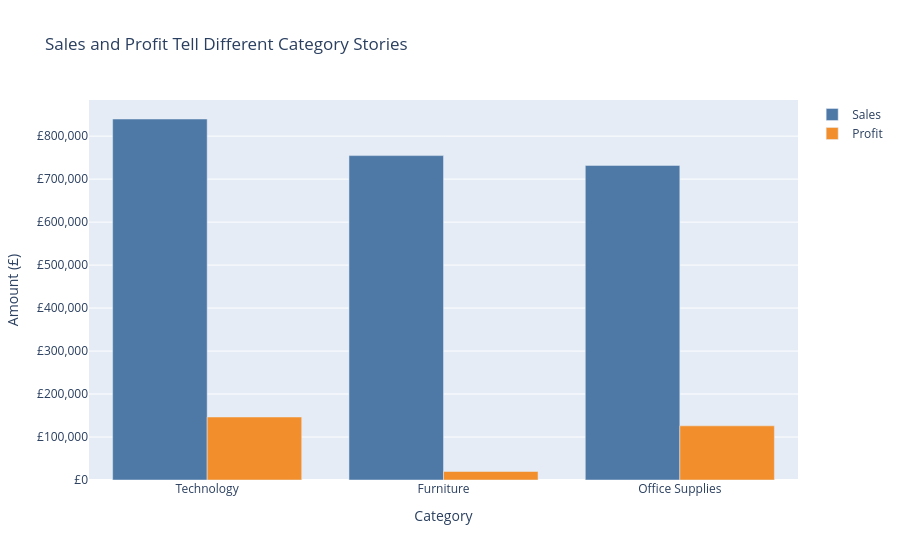

Notebook code cell kept with this figure:
### Code cell
fixed_figure = px.bar(
    category_totals,
    x="Category",
    y=["Sales", "Profit"],
    barmode="group",
    title="Sales and Profit Tell Different Category Stories",
    labels={"value": "Amount (£)", "variable": "Measure"},
    color_discrete_map={"Sales": "#4e79a7", "Profit": "#f28e2b"},
)

fixed_figure.update_layout(
    hovermode="x unified",
    legend_title_text="",
    yaxis_tickprefix="£",
    yaxis_tickformat=",.0f",
)
fixed_figure.show()

### Figure 1 — Plotly figure (JSON) as saved in the notebook; plotly's stock layout.template omitted (floating-point values rounded to 4 significant figures)
{"data": [{"alignmentgroup": "True", "hovertemplate": "Measure=Sales<br>Category=%{x}<br>Amount (£)=%{y}<extra></extra>", "legendgroup": "Sales", "marker": {"color": "#4e79a7", "pattern": {"shape": ""}}, "name": "Sales", "offsetgroup": "Sales", "orientation": "v", "showlegend": true, "textposition": "auto", "type": "bar", "x": ["Technology", "Furniture", "Office Supplies"], "xaxis": "x", "y": [839900.0, 754700.0, 731900.0], "yaxis": "y"}, {"alignmentgroup": "True", "hovertemplate": "Measure=Profit<br>Category=%{x}<br>Amount (£)=%{y}<extra></extra>", "legendgroup": "Profit", "marker": {"color": "#f28e2b", "pattern": {"shape": ""}}, "name": "Profit", "offsetgroup": "Profit", "orientation": "v", "showlegend": true, "textposition": "auto", "type": "bar", "x": ["Technology", "Furniture", "Office Supplies"], "xaxis": "x", "y": [146500.0, 19730.0, 126000.0], "yaxis": "y"}], "layout": {"barmode": "group", "hovermode": "x unified", "legend": {"title": {"text": ""}, "tracegroupgap": 0}, "title": {"text": "Sales and Profit Tell Different Category Stories"}, "xaxis": {"anchor": "y", "domain": [0.0, 1.0], "title": {"text": "Category"}}, "yaxis": {"anchor": "x", "domain": [0.0, 1.0], "tickformat": ",.0f", "tickprefix": "£", "title": {"text": "Amount (£)"}}}}
